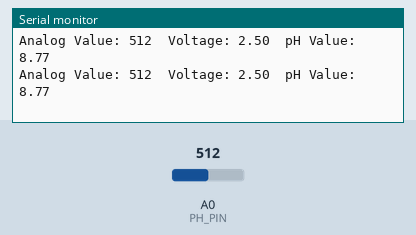
Recording of a sketch running on a simulated Arduino Uno, built with avr-gcc and run on an emulated ATmega328P. Shown: the last lines printed to the serial monitor. Inputs (shaded band) come from the test bench; at power-on: A0 (PH_PIN) = 512.

Above: at 1.8 s.
1.9 s: A0 (PH_PIN) set to 716
At 2.8 s:
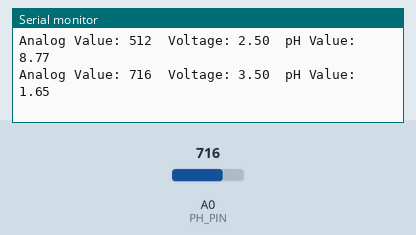
3.4 s: A0 (PH_PIN) set to 900
At 4.8 s:
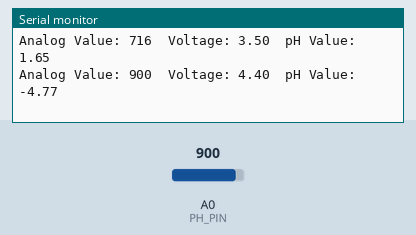
Timing chart, 0 to 6.4 s (numbered marks = the images above; inputs shaded):
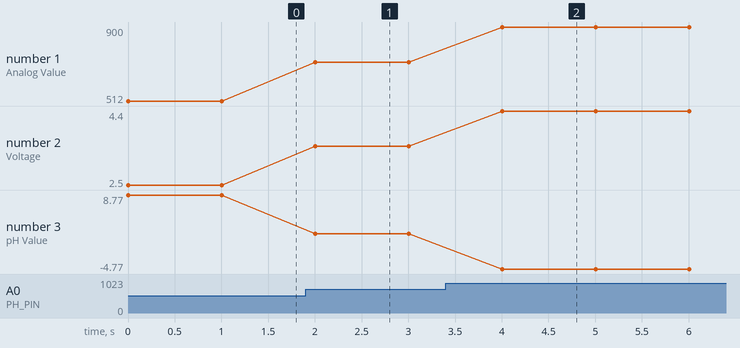

The sketch:

pHCOdeCalibration.ino
```cpp
#define PH_PIN A0 // Pin analog yang terhubung dengan modul pH

float slope = -7.14; // Slope yang dihitung dari kalibrasi
float intercept = 26.635; // Intercept yang dihitung dari kalibrasi

void setup() {
  Serial.begin(115200); // Inisialisasi komunikasi serial
}

void loop() {
  int analogValue = analogRead(PH_PIN); // Membaca nilai analog
  float voltage = analogValue * (5.0 / 1023.0); // Konversi nilai ADC ke tegangan

  // Menghitung nilai pH berdasarkan tegangan
  float pHValue = slope * voltage + intercept;

  Serial.print("Analog Value: ");
  Serial.print(analogValue);
  Serial.print("  Voltage: ");
  Serial.print(voltage, 2);
  Serial.print("  pH Value: ");
  Serial.println(pHValue, 2);

  delay(1000); // Tunggu 1 detik sebelum pembacaan berikutnya
}
```

Measured:
- after the input at 1.9 s, the serial monitor: prints a new line after 0.10 s (image 1)
- after the input at 3.4 s, the serial monitor: prints a new line after 0.61 s (image 2)
- plotted number 1: 512 → 716 after the input at 1.9 s, 716 → 900 after the input at 3.4 s
- plotted number 2: 2.5 → 3.5 after the input at 1.9 s, 3.5 → 4.4 after the input at 3.4 s
- plotted number 3: 8.77 → 1.65 after the input at 1.9 s, 1.65 → -4.77 after the input at 3.4 s
